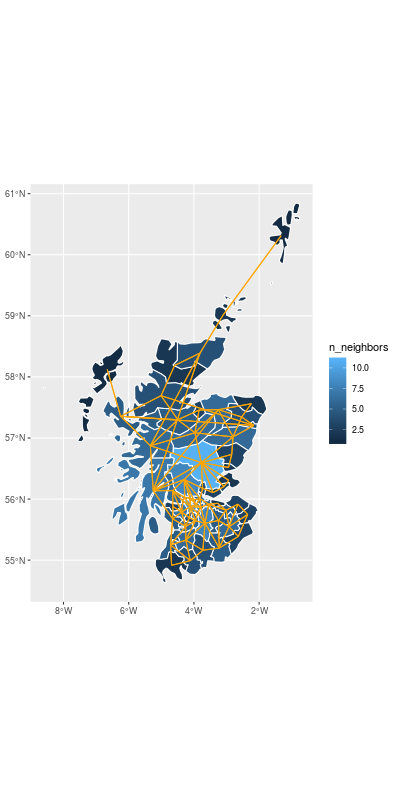

Recreate this plot in R.
library(ggplot2)
library(sf)

lip_cancer = readRDS(here::here("data/lip_cancer.rds"))

d = readRDS(here::here("data/dist.rds"))
class(d) = NULL

W = (d == 0.0) * 1L
diag(W) = 0

m = rowSums(W)
lip_cancer$n_neighbors = m

lc_sp = as(lip_cancer, 'Spatial')
lc_n_sf = lc_sp %>% 
  spdep::poly2nb() %>%
  spdep::nb2lines(coords = sp::coordinates(lc_sp)) %>%
  as("sf") %>%
  st_set_crs(st_crs(lip_cancer)) %>%
  st_geometry()

png(here::here("Figs/Fig01-Neighborhood_connection_plot/fig.png"), width = 400, height = 800)

ggplot(lip_cancer) + 
  geom_sf(aes(fill=n_neighbors), color="white", size=0.5) +
  geom_sf(data = lc_n_sf, color = "orange")

dev.off()

